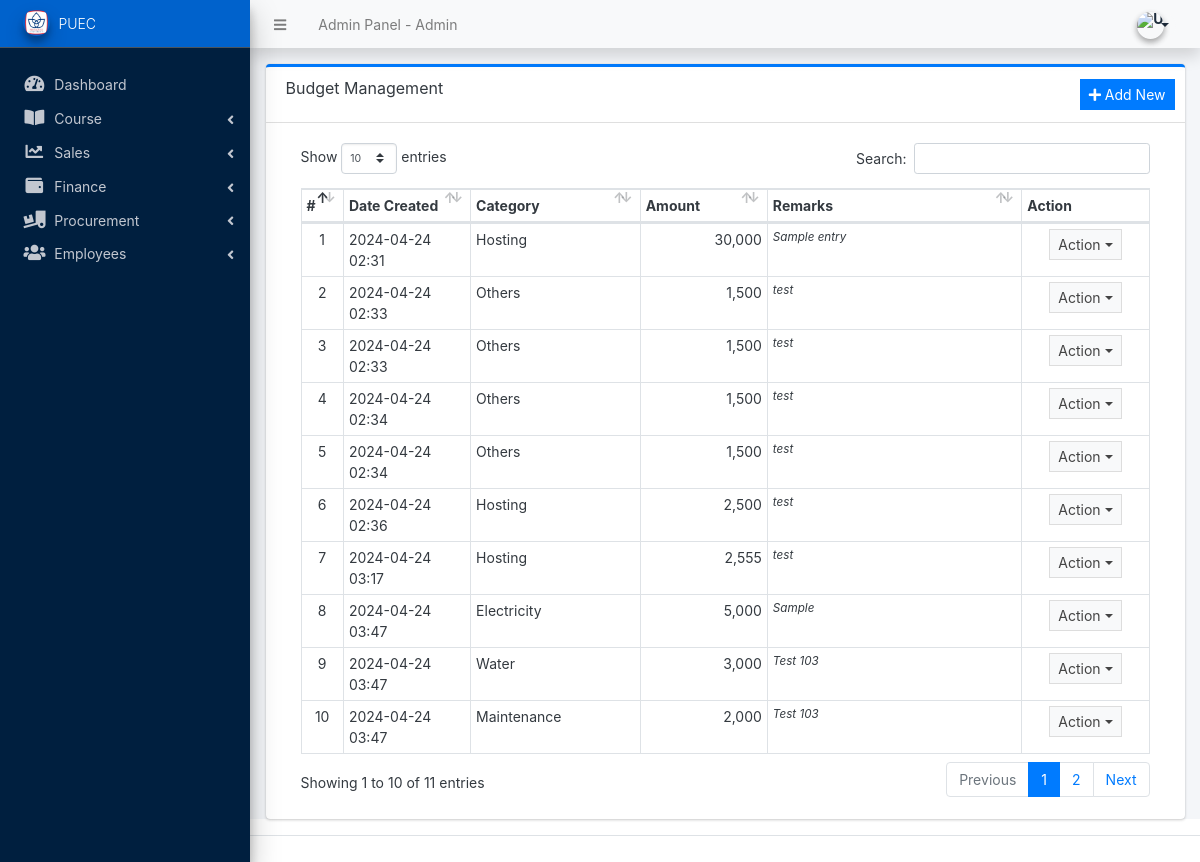
Page /admin/?page=budget (signed in) on the committed database.
### tables this page shows
CREATE TABLE `running_balance` (
  `id` int(30) NOT NULL,
  `balance_type` tinyint(1) NOT NULL COMMENT '1=budget, 2=expense',
  `category_id` int(30) NOT NULL,
  `amount` float NOT NULL,
  `remarks` text NOT NULL,
  `user_id` text NOT NULL,
  `date_created` datetime NOT NULL DEFAULT current_timestamp(),
  `date_updated` datetime DEFAULT NULL ON UPDATE current_timestamp()
);

CREATE TABLE `categories_expenses` (
  `id` int(30) NOT NULL,
  `category` varchar(250) NOT NULL,
  `description` text DEFAULT NULL,
  `status` tinyint(1) NOT NULL DEFAULT 1,
  `balance` float NOT NULL DEFAULT 0,
  `date_created` datetime NOT NULL DEFAULT current_timestamp(),
  `date_updated` datetime DEFAULT NULL ON UPDATE current_timestamp()
);

### admin/budget/index.php (the view, shortened to what this page needs)
<div class="card card-outline card-primary">
	<div class="card-header">
		<h3 class="card-title">Budget Management</h3>
		<div class="card-tools">
			<a href="javascript:void(0)" id="manage_budget" class="btn btn-flat btn-sm btn-primary"><span class="fas fa-plus"></span>  Add New</a>
		</div>
	</div>
	<div class="card-body">
		<div class="container-fluid">
        <div class="container-fluid">
			<table class="table table-bordered table-stripped">
				<colgroup>
					<col width="5%">
					<col width="15%">
					<col width="20%">
					<col width="15%">
					<col width="30%">
					<col width="15%">
				</colgroup>
				<thead>
					<tr>
						<th>#</th>
						<th>Date Created</th>
						<th>Category</th>
						<th>Amount</th>
						<th>Remarks</th>
						<th>Action</th>
					</tr>
				</thead>
				<tbody>
					<?php
					$i = 1;
						$qry = $conn->query("SELECT r.*,c.category,c.balance from `running_balance` r inner join `categories_expenses` c on r.category_id = c.id where c.status=1 and r.balance_type = 1 order by unix_timestamp(r.date_created) asc");
						while($row = $qry->fetch_assoc()):
							foreach($row as $k=> $v){
								$row[$k] = trim(stripslashes($v));
							}
                            $row['remarks'] = strip_tags(stripslashes(html_entity_decode($row['remarks'])));
					?>
						<tr>
							<td class="text-center"><?php echo $i++; ?></td>
							<td><?php echo date("Y-m-d H:i",strtotime($row['date_created'])) ?></td>
							<td><?php echo $row['category'] ?></td>
							<td ><p class="m-0 text-right"><?php echo number_format($row['amount']) ?></p></td>
							<td ><p class="m-0 truncate"><?php echo ($row['remarks']) ?></p></td>
							<td align="center">
								 <button type="button" class="btn btn-flat btn-default btn-sm dropdown-toggle dropdown-icon" data-toggle="dropdown">
				                  		Action
				                  </button>
							</td>
						</tr>
					<?php endwhile; ?>
				</tbody>
			</table>
		</div>
		</div>
	</div>
</div>

### rows in the picture
running_balance: date_created "2024-04-24 02:31", categories_expenses.category "Hosting", amount "30,000", remarks "Sample entry"
running_balance: date_created "2024-04-24 02:33", categories_expenses.category "Others", amount "1,500", remarks "test"
running_balance: date_created "2024-04-24 02:33", categories_expenses.category "Others", amount "1,500", remarks "test"
running_balance: date_created "2024-04-24 02:34", categories_expenses.category "Others", amount "1,500", remarks "test"
running_balance: date_created "2024-04-24 02:34", categories_expenses.category "Others", amount "1,500", remarks "test"
running_balance: date_created "2024-04-24 02:36", categories_expenses.category "Hosting", amount "2,500", remarks "test"
running_balance: date_created "2024-04-24 03:17", categories_expenses.category "Hosting", amount "2,555", remarks "test"
running_balance: date_created "2024-04-24 03:47", categories_expenses.category "Electricity", amount "5,000", remarks "Sample"
running_balance: date_created "2024-04-24 03:47", categories_expenses.category "Water", amount "3,000", remarks "Test 103"
running_balance: date_created "2024-04-24 03:47", categories_expenses.category "Maintenance", amount "2,000", remarks "Test 103"

### other values in the picture
$_settings->info('name') "Admin Panel"
$_settings->info('short_name') "PUEC"
